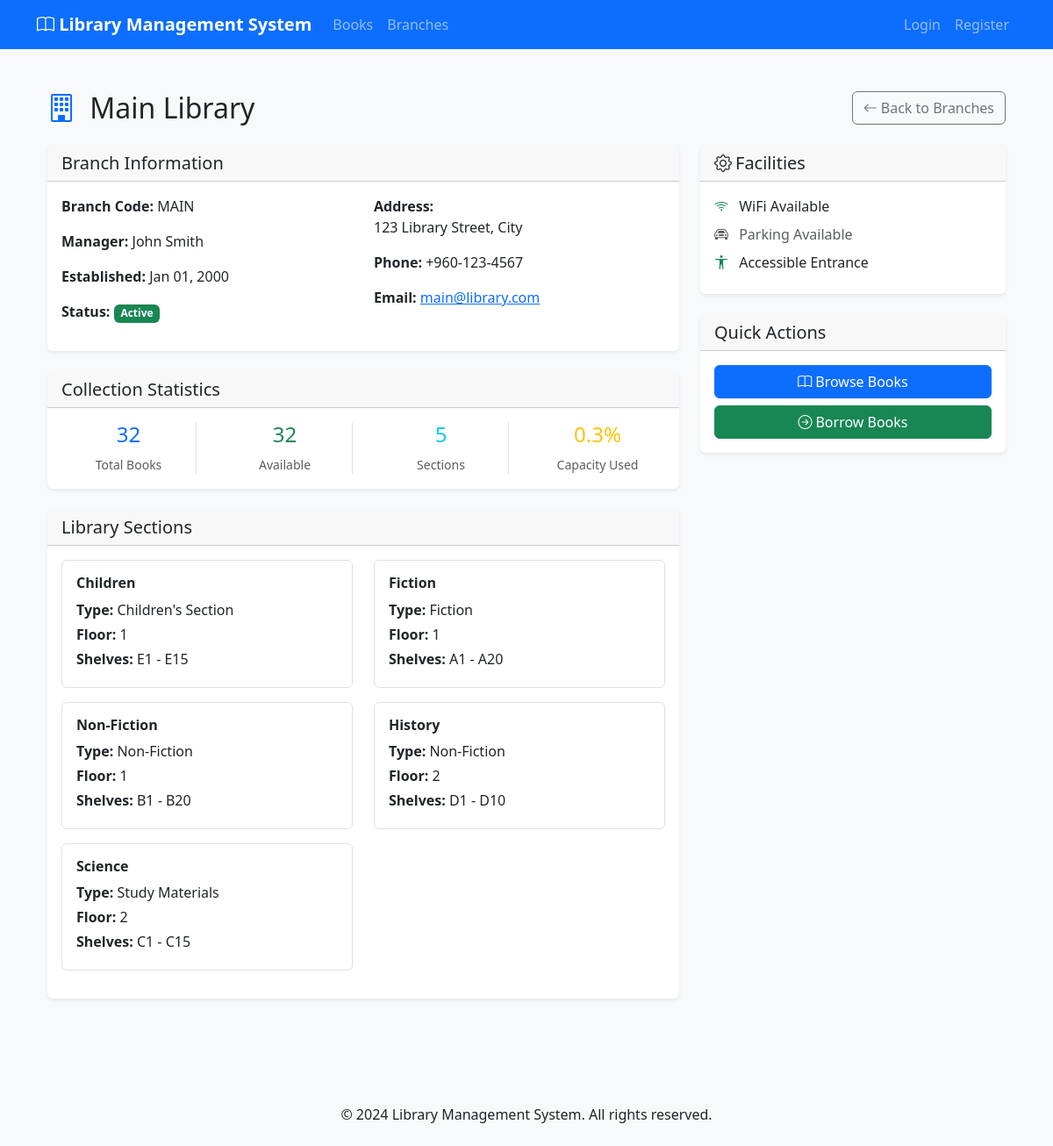
Page /branches/1/ on the committed database.
### library_branches/models.py (models this page shows, shortened)
class LibraryBranch(models.Model):
    name = models.CharField(max_length=200)
    code = models.CharField(max_length=10, unique=True)
    address = models.TextField()
    phone_regex = RegexValidator(
        regex=r'^\+?1?\d{9,15}$',
        message="Phone number must be entered in the format: '+999999999'. Up to 15 digits allowed."
    )
    phone_number = models.CharField(validators=[phone_regex], max_length=17)
    email = models.EmailField()
    manager_name = models.CharField(max_length=100)
    is_active = models.BooleanField(default=True)
    established_date = models.DateField()
    total_capacity = models.PositiveIntegerField(help_text="Maximum number of books this branch can hold")
    wifi_available = models.BooleanField(default=True)
    parking_available = models.BooleanField(default=False)
    accessible_entrance = models.BooleanField(default=True)
    study_rooms = models.PositiveIntegerField(default=0)
    computer_stations = models.PositiveIntegerField(default=0)
    created_at = models.DateTimeField(auto_now_add=True)
    updated_at = models.DateTimeField(auto_now=True)
    class Meta:
        ordering = ['name']
    @property
    def current_book_count(self):
        return self.book_copies.count()
    @property
    def available_books_count(self):
        return self.book_copies.filter(status='available').count()
    @property
    def capacity_percentage(self):
        if self.total_capacity > 0:
            return (self.current_book_count / self.total_capacity) * 100
        return 0
    @property
    def total_books(self):
        return self.current_book_count
    @property
    def available_books(self):
        return self.available_books_count
    @property
    def sections_count(self):
        return self.sections.count()

class LibrarySection(models.Model):
    SECTION_TYPE_CHOICES = [
        ('fiction', 'Fiction'),
        ('non_fiction', 'Non-Fiction'),
        ('reference', 'Reference'),
        ('periodicals', 'Periodicals'),
        ('children', 'Children\'s Section'),
        ('young_adult', 'Young Adult'),
        ('local_authors', 'Local Authors'),
        ('digital', 'Digital Collection'),
        ('rare_books', 'Rare Books'),
        ('study_materials', 'Study Materials'),
    ]
    branch = models.ForeignKey(LibraryBranch, on_delete=models.CASCADE, related_name='sections')
    name = models.CharField(max_length=100)
    section_type = models.CharField(max_length=20, choices=SECTION_TYPE_CHOICES)
    floor_number = models.PositiveIntegerField()
    description = models.TextField(blank=True)
    shelf_range_start = models.CharField(max_length=10, help_text="Starting shelf identifier")
    shelf_range_end = models.CharField(max_length=10, help_text="Ending shelf identifier")
    is_restricted = models.BooleanField(default=False, help_text="Requires special permission to access")
    temperature_controlled = models.BooleanField(default=False)
    security_level = models.CharField(
        max_length=20,
        choices=[
            ('low', 'Low Security'),
            ('medium', 'Medium Security'),
            ('high', 'High Security'),
        ],
        default='low'
    )
    capacity = models.PositiveIntegerField(help_text="Maximum number of books in this section")
    created_at = models.DateTimeField(auto_now_add=True)
    updated_at = models.DateTimeField(auto_now=True)
    class Meta:
        ordering = ['branch', 'floor_number', 'name']
        unique_together = [['branch', 'name']]

### library_branches/views.py (the view)
# urls.py: path('<int:pk>/', views.BranchDetailView.as_view(), name='branch_detail'),
class BranchDetailView(DetailView):
    model = LibraryBranch
    template_name = 'library_branches/branch_detail.html'
    context_object_name = 'branch'

### templates/library_branches/branch_detail.html (shortened to what this page needs)
{% extends 'base.html' %}
{% load static %}
{% block content %}
<div class="container py-4">
    <div class="row">
        <div class="col-12">
            <div class="d-flex justify-content-between align-items-center mb-4">
                <h1 class="h2 mb-0">
                    <i class="bi bi-building text-primary me-2"></i>
                    {{ branch.name }}
                </h1>
                <a href="{% url 'library_branches:branch_list' %}" class="btn btn-outline-secondary">
                    <i class="bi bi-arrow-left me-1"></i>Back to Branches
                </a>
            </div>
            <div class="row">
                <div class="col-lg-8">
                    <div class="card mb-4">
                        <div class="card-header">
                            <h5 class="mb-0">Branch Information</h5>
                        </div>
                        <div class="card-body">
                            <div class="row">
                                <div class="col-md-6">
                                    <p><strong>Branch Code:</strong> {{ branch.code }}</p>
                                    <p><strong>Manager:</strong> {{ branch.manager_name }}</p>
                                    <p><strong>Established:</strong> {{ branch.established_date|date:"M d, Y" }}</p>
                                    <p><strong>Status:</strong>
                                        {% if branch.is_active %}
                                            <span class="badge bg-success">Active</span>
                                        {% else %}
                                            <span class="badge bg-danger">Inactive</span>
                                        {% endif %}
                                    </p>
                                </div>
                                <div class="col-md-6">
                                    <p><strong>Address:</strong><br>{{ branch.address }}</p>
                                    <p><strong>Phone:</strong> {{ branch.phone_number }}</p>
                                    <p><strong>Email:</strong>
                                        <a href="mailto:{{ branch.email }}">{{ branch.email }}</a>
                                    </p>
                                </div>
                            </div>
                        </div>
                    </div>
                    <div class="card mb-4">
                        <div class="card-header">
                            <h5 class="mb-0">Collection Statistics</h5>
                        </div>
                        <div class="card-body">
                            <div class="row text-center">
                                <div class="col-md-3">
                                    <div class="border-end">
                                        <h4 class="text-primary">{{ branch.total_books }}</h4>
                                        <small class="text-muted">Total Books</small>
                                    </div>
                                </div>
                                <div class="col-md-3">
                                    <div class="border-end">
                                        <h4 class="text-success">{{ branch.available_books }}</h4>
                                        <small class="text-muted">Available</small>
                                    </div>
                                </div>
                                <div class="col-md-3">
                                    <div class="border-end">
                                        <h4 class="text-info">{{ branch.sections_count }}</h4>
                                        <small class="text-muted">Sections</small>
                                    </div>
                                </div>
                                <div class="col-md-3">
                                    <h4 class="text-warning">{{ branch.capacity_percentage|floatformat:1 }}%</h4>
                                    <small class="text-muted">Capacity Used</small>
                                </div>
                            </div>
                        </div>
                    </div>
                    {% if branch.sections.exists %}
                    <div class="card mb-4">
                        <div class="card-header">
                            <h5 class="mb-0">Library Sections</h5>
                        </div>
                        <div class="card-body">
                            <div class="row">
                                {% for section in branch.sections.all %}
                                <div class="col-md-6 mb-3">
                                    <div class="border rounded p-3">
                                        <h6 class="fw-bold">{{ section.name }}</h6>
                                        <p class="mb-1"><strong>Type:</strong> {{ section.get_section_type_display }}</p>
                                        <p class="mb-1"><strong>Floor:</strong> {{ section.floor_number }}</p>
                                        <p class="mb-1"><strong>Shelves:</strong> {{ section.shelf_range_start }} - {{ section.shelf_range_end }}</p>
                                    </div>
                                </div>
                                {% endfor %}
                            </div>
                        </div>
                    </div>
                    {% endif %}
                </div>
                <div class="col-lg-4">
                    <div class="card mb-4">
                        <div class="card-header">
                            <h5 class="mb-0">
                                <i class="bi bi-gear me-1"></i>Facilities
                            </h5>
                        </div>
                        <div class="card-body">
                            <div class="mb-2">
                                <i class="bi bi-wifi {% if branch.wifi_available %}text-success{% else %}text-muted{% endif %} me-2"></i>
                                <span {% if not branch.wifi_available %}class="text-muted"{% endif %}>WiFi Available</span>
                            </div>
                            <div class="mb-2">
                                <i class="bi bi-car-front {% if branch.parking_available %}text-success{% else %}text-muted{% endif %} me-2"></i>
                                <span {% if not branch.parking_available %}class="text-muted"{% endif %}>Parking Available</span>
                            </div>
                            <div class="mb-2">
                                <i class="bi bi-universal-access {% if branch.accessible_entrance %}text-success{% else %}text-muted{% endif %} me-2"></i>
                                <span {% if not branch.accessible_entrance %}class="text-muted"{% endif %}>Accessible Entrance</span>
                            </div>
                        </div>
                    </div>
                    <div class="card">
                        <div class="card-header">
                            <h5 class="mb-0">Quick Actions</h5>
                        </div>
                        <div class="card-body">
                            <div class="d-grid gap-2">
                                <a href="{% url 'books:book_list' %}?branch={{ branch.id }}" class="btn btn-primary">
                                    <i class="bi bi-book me-1"></i>Browse Books
                                </a>
                                <a href="{% url 'borrowing:browse_books' %}" class="btn btn-success">
                                    <i class="bi bi-arrow-right-circle me-1"></i>Borrow Books
                                </a>
                            </div>
                        </div>
                    </div>
                </div>
            </div>
        </div>
    </div>
</div>
{% endblock %}

### static/css/custom.css (style rules this page uses)
body { background-color: #f8f9fa; }
.card { border: none; box-shadow: 0 0.125rem 0.25rem rgba(0, 0, 0, 0.075); transition: box-shadow 0.15s ease-in-out; }
.btn { border-radius: 6px; }

### rows in the picture
LibraryBranch: name "Main Library", code "MAIN", manager_name "John Smith", established_date "Jan 01, 2000", address "123 Library Street, City", phone_number "+960-123-4567", email "main@library.com", total_books "32", available_books "32", sections_count "5", capacity_percentage "0.3"
LibrarySection: name "Children", section_type "Children's Section", floor_number "1", shelf_range_start "E1", shelf_range_end "E15"
LibrarySection: name "Fiction", section_type "Fiction", floor_number "1", shelf_range_start "A1", shelf_range_end "A20"
LibrarySection: name "Non-Fiction", section_type "Non-Fiction", floor_number "1", shelf_range_start "B1", shelf_range_end "B20"
LibrarySection: name "History", section_type "Non-Fiction", floor_number "2", shelf_range_start "D1", shelf_range_end "D10"
LibrarySection: name "Science", section_type "Study Materials", floor_number "2", shelf_range_start "C1", shelf_range_end "C15"
